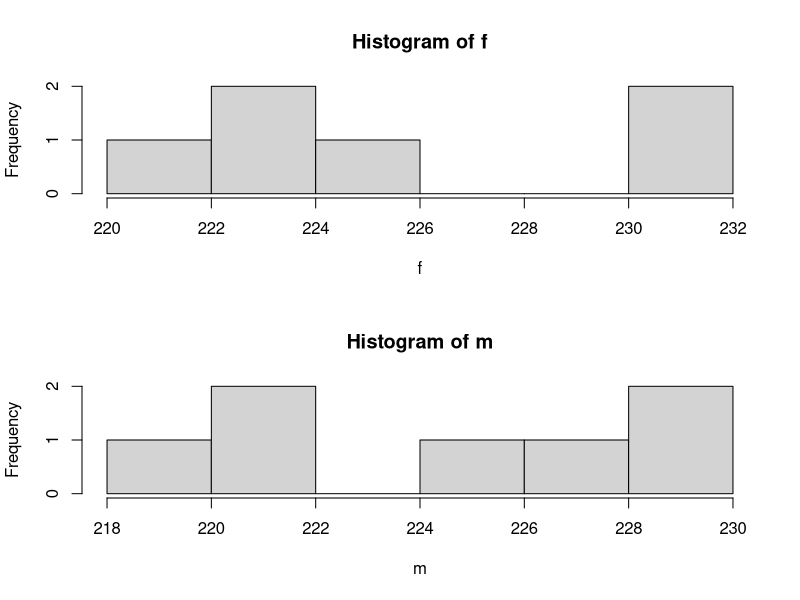
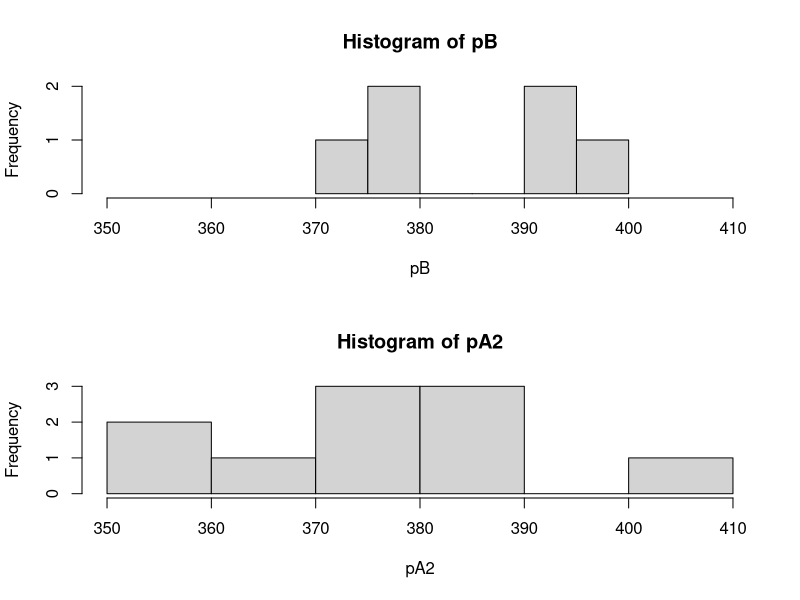

Source code (R) for these figures, in order:
# Problem Set #2
# Jevin West
# Date:  5/14/2015

#clean variables
rm(list=ls(all=TRUE))




#### Problem Set #1


# Q1 #

# data
pt <- c(90,95,89,71,73,96,87,95,107,89,96,80,97,95,102,97,93,101,82,83,74,91,83,98,95,111,99,120,93,84)


# (a) sample mean
pt_M <- mean(pt)  # answer: 92.2


# (b) No, it is a sample of the population and the liklihood is very low for estimating exactly the population mean. 

# (c) standard error of the mean
SE <- sd(pt)/sqrt(length(pt))  # answer: 1.98

# (d) The spread of the sampling distribution of the sample mean.

# (e)  2SE approximation rule
#  pt_M - 2SE < u < pt_M + 2SE   -->    88.2 < u < 96.2
# details
# also t.test(pt) reports 95% confidence interval

# (f)  The interval represents the most plausible values for the population mean.  In roughly 95% of the random samples from the population, the interval will include the true population mean.     


# Q2 #
m <- c(220.1,218.6,229.6,228.8,222.0,224.1,226.5) 
f <- c(223.4,221.5,230.2,224.3,223.8,230.8)

# Ho: the cholesterol levels are the same in males and females (u_dif = 0)
# Ha: the cholesterol levels are not the same (u_dif != 0)

# first, look at data
layout(matrix(2:1, ncol = 1))
hist(m)
hist(f)

# mean and sd (similar means, can't reject null hypothesis, see below for additional details)
mean(m)
mean(f)
sd(m)
sd(f)

# two sample t-test, p-value = 0.54 so can't reject null hypothesis
t.test(m,f)


# 95% CI: -6.4 < u < 3.5 which contains zero so can't reject null hypthesis   


# Q3 #

# (a) This is false.  The p-value says nothing about the size of the effect.

# (b) True.  The null hypothesis was rejected so we can conclude there was some effect.

# (c) False. The probability of committing a Type I error is determined by alpha, which is determined beforehand.  In this case, alpha was set to 0.05.

# (d) False, the probability of committing a Type II error depended on the effect size, which isn't known in this example. You can estimate the power of study better when sample size is large, the true discrepancy from the null hypothesis is large and there is low variability in an experiment.

# (e) True


# Q4 # Mann-Whitney does not assume a normal distribution

# data
pA <- c(248,236,269,254,249,251,260,245,239,255)
pB <- c(380,391,377,392,398,374)
pA2 <- 1.5*pA 

# first, look at the data
layout(matrix(2:1, ncol = 1))
hist(pA2,xlim=c(350,410))
hist(pB,xlim=c(350,410))


# Ho = pA cells have volume 1.5*pB
# Ha = pA cells don't have volume 1.5*pB

# answer: p-value = 0.15 so can't reject Ho


# Q5 # What is the difference between standard deviation and standard error of the mean?

# The standard deviation is a description of the dispersion of the sample
# - tends to the population means as n increases
# - sd sum(x1-x)/n

# The standard error of the mean tells us how confident I can be that the sample mean is close to the population mean
# - tends to zero as n increases
# - sd/n



